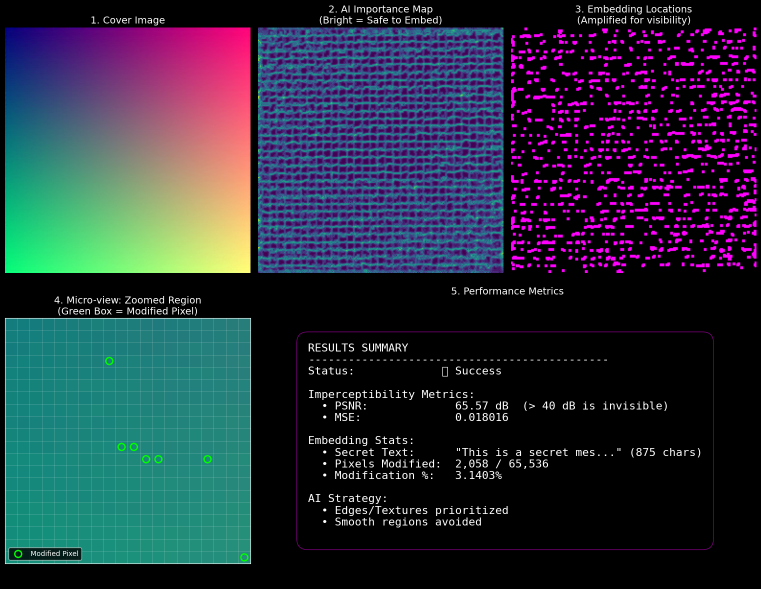
#> input picture text_steganography/scripts/text_stego_viz_result.png, 1522 x 1177 px (shown at 1/2 size); its folder holds only this picture in this run
$ python generate_text_viz.py   (older library calls are emulated)
#> lines starting #> are read from the running program, lines starting #| are printed output that depends on the picture
### text_steganography/ai_guided_lsb/encoder.py
"""
AI-Guided Adaptive LSB Steganography - Encoder Module

This module embeds text into images using AI-guided pixel selection
and adaptive LSB modification.

ENGINEERING JUSTIFICATION:
---------------------------------------------------------------------------
WHY LSB ENSURES CORRECTNESS (vs GANs):

GANs use neural networks to encode/decode, which introduces:
  - Stochastic behavior (different runs = different results)
  - Lossy reconstruction (never 100% accurate)
  - Training dependency (needs .pth files)

LSB (Least Significant Bit) is DETERMINISTIC:
  - Bit is either 0 or 1, extracted exactly as embedded
  - No training, no weights, no randomness
  - 100% GUARANTEED exact text recovery

WHY THIS IS A HYBRID INTELLIGENT SYSTEM:
  - AI-inspired importance map decides WHERE to embed
  - Classical LSB decides HOW to embed
  - Best of both worlds: intelligent + reliable

IMPERCEPTIBILITY IMPROVEMENTS:
  - Minimum importance threshold: Only embed in high-texture pixels
  - Spread embedding: Maximize use of safe regions
  - Skip smooth areas: Where LSB changes are visible
---------------------------------------------------------------------------
"""

import numpy as np
from PIL import Image
from pathlib import Path
from typing import Union, Tuple, Optional

from .importance_model import compute_importance_map, get_pixel_order
from .utils import text_to_bits, validate_capacity, LENGTH_HEADER_BITS


# Minimum importance threshold - pixels below this are NOT used for embedding
# This prevents embedding in smooth regions where LSB changes are visible
# Value 0.05 means we skip the smoothest 5% of pixels (by importance)
MIN_IMPORTANCE_THRESHOLD = 0.05


def encode(
    cover_image_path: Union[str, Path],
    text: str,
    output_path: Union[str, Path],
    bits_per_channel: int = 1,
    save_importance_map: bool = False,
    importance_threshold: float = MIN_IMPORTANCE_THRESHOLD
) -> Tuple[bool, str]:
    """
    Encode text into a cover image using AI-guided adaptive LSB.

    Process:
      1. Load cover image
      2. Compute AI importance map
      3. Filter pixels by importance threshold (skip smooth regions)
      4. Validate text capacity against filtered pixels
      5. Sort filtered pixels by importance (high first)
      6. Embed bits using LSB modification
      7. Save stego image

    Args:
        cover_image_path: Path to cover image (PNG recommended)
        text: Text to hide (supports Unicode)
        output_path: Path to save stego image
        bits_per_channel: LSBs to use per channel (1 or 2)
        save_importance_map: If True, also save importance map visualization
        importance_threshold: Minimum importance for embedding (0-1)
            Higher = more imperceptible but less capacity
            Default 0.05 = skip smoothest 5% of pixels

    Returns:
        (success, message) tuple
    """
    cover_image_path = Path(cover_image_path)
    output_path = Path(output_path)

    # --- Step 1: Load Cover Image ---
    if not cover_image_path.exists():
        return False, f"Cover image not found: {cover_image_path}"

    try:
        with Image.open(cover_image_path) as img:
            cover_img = img.convert('RGB')
            cover_array = np.array(cover_img, dtype=np.uint8)
    except Exception as e:
        return False, f"Failed to load image: {e}"

    # Handle empty text edge case
    if len(text) == 0:
        return False, "Cannot embed empty text. Provide at least one character."

    # --- Step 2: Compute AI Importance Map ---
    importance_map = compute_importance_map(cover_array)

    # Optionally save importance map for visualization
    if save_importance_map:
        from .importance_model import visualize_importance_map
        imp_vis = visualize_importance_map(importance_map)
        imp_path = output_path.parent / f"{output_path.stem}_importance.png"
        Image.fromarray(imp_vis).save(imp_path)

    # --- Step 3: Get Pixel Order with Importance Filtering ---
    pixel_order = get_pixel_order(
        importance_map,
        cover_array.shape,
        min_importance=importance_threshold
    )

    # --- Step 4: Validate Capacity with Filtered Pixels ---
    bits = text_to_bits(text)
    available_bits = len(pixel_order) * bits_per_channel
    required_bits = len(bits)

    if required_bits > available_bits:
        # Calculate how many chars we can actually fit
        usable_bits = available_bits - LENGTH_HEADER_BITS
        max_chars = usable_bits // 8
        return False, (
            f"Text too large for high-quality embedding. "
            f"Need {required_bits} bits but only {available_bits} high-importance pixels available. "
            f"Max ~{max_chars} chars with current image. "
            f"Try a larger or more textured cover image."
        )

    # --- Step 5: Embed Bits Using LSB ---
    stego_array = cover_array.copy()

    for i, bit in enumerate(bits):
        row, col, channel = pixel_order[i]

        # Get current pixel value
        pixel_value = stego_array[row, col, channel]

        if bits_per_channel == 1:
            # Modify LSB only - minimal change for maximum imperceptibility
            stego_array[row, col, channel] = (pixel_value & 0xFE) | bit
        else:
            # Modify 2 LSBs (for higher capacity, lower imperceptibility)
            if i * 2 + 1 < len(bits):
                two_bits = (bits[i * 2] << 1) | bits[i * 2 + 1]
                stego_array[row, col, channel] = (pixel_value & 0xFC) | two_bits

    # --- Step 6: Save Stego Image ---
    try:
        output_path.parent.mkdir(parents=True, exist_ok=True)
        stego_img = Image.fromarray(stego_array)
        stego_img.save(output_path, format='PNG')  # PNG = lossless
    except Exception as e:
        return False, f"Failed to save stego image: {e}"

    # Calculate embedding stats
    pct_used = (len(bits) / len(pixel_order)) * 100
    return True, (
        f"Successfully encoded {len(text)} characters. "
        f"Used {pct_used:.1f}% of high-importance pixels."
    )


# [30 lines left out: function encode_from_file, not called in this run]

### text_steganography/ai_guided_lsb/importance_model.py
"""
AI-Guided Adaptive LSB Steganography - Importance Model

This module generates an AI-inspired importance map using edge detection
and texture analysis to guide adaptive LSB embedding.

ENGINEERING JUSTIFICATION:
---------------------------------------------------------------------------
WHY AI-INSPIRED IMPORTANCE MAPS IMPROVE IMPERCEPTIBILITY:

LSB changes are INVISIBLE in high-texture regions but VISIBLE in smooth regions.
The human visual system (HVS) is less sensitive to changes in:
  - Edges (rapid intensity transitions)
  - Textured areas (high local variance)
  - Noisy regions

By embedding bits ONLY in high-importance (high-texture/edge) pixels,
we make the stego image visually indistinguishable from the original.

METHOD: Sobel Edge Detection + Laplacian Variance
  - Sobel: Detects strong intensity gradients (edges)
  - Laplacian: Measures local texture/contrast
  - Combined: Robust importance score

This is a hybrid intelligent system that uses signal processing heuristics
to optimize embedding locations - achieving the goal of "AI-guided" without
requiring ML training.
---------------------------------------------------------------------------
"""

import cv2
import numpy as np
from typing import Tuple


def compute_importance_map(image: np.ndarray) -> np.ndarray:
    """
    Compute an AI-inspired importance map for adaptive LSB embedding.

    High importance = safe to embed (edges, textures)
    Low importance = avoid (smooth regions)

    Args:
        image: RGB image as numpy array (H, W, 3), dtype uint8

    Returns:
        Importance map (H, W), normalized to [0, 1], dtype float32

    Note:
        This function is DETERMINISTIC - same input always produces same output.

    CRITICAL DESIGN NOTE:
        To ensure encoder and decoder produce IDENTICAL importance maps,
        we quantize pixel values to their MSBs (clear the lower 2 bits).
        This makes the importance map INVARIANT to LSB modifications.
    """
    # CRITICAL: Quantize RGB image BEFORE grayscale conversion
    # This ensures the importance map is completely LSB-invariant
    # Mask: 0xF8 = 11111000 (clears lowest 3 bits from each channel)
    # We use 3 bits because grayscale = 0.299*R + 0.587*G + 0.114*B
    # and the weighted sum of LSB changes could affect grayscale values
    image_quantized = (image & 0xF8).astype(np.uint8)

    # Convert quantized image to grayscale for analysis
    if len(image_quantized.shape) == 3:
        gray = cv2.cvtColor(image_quantized, cv2.COLOR_RGB2GRAY)
    else:
        gray = image_quantized.copy()

    gray = gray.astype(np.float32)

    # --- Component 1: Sobel Edge Detection ---
    # Detects strong horizontal and vertical edges
    sobel_x = cv2.Sobel(gray, cv2.CV_32F, 1, 0, ksize=3)
    sobel_y = cv2.Sobel(gray, cv2.CV_32F, 0, 1, ksize=3)
    sobel_magnitude = np.sqrt(sobel_x**2 + sobel_y**2)

    # Normalize Sobel to [0, 1]
    sobel_norm = sobel_magnitude / (sobel_magnitude.max() + 1e-8)

    # --- Component 2: Laplacian Variance (Local Texture) ---
    # High variance = textured region = good for embedding
    laplacian = cv2.Laplacian(gray, cv2.CV_32F, ksize=3)
    laplacian_abs = np.abs(laplacian)

    # Normalize Laplacian to [0, 1]
    laplacian_norm = laplacian_abs / (laplacian_abs.max() + 1e-8)

    # --- Component 3: Local Variance (Sliding Window) ---
    # Measures texture density in 5x5 neighborhoods
    kernel_size = 5
    mean = cv2.blur(gray, (kernel_size, kernel_size))
    sqr_mean = cv2.blur(gray**2, (kernel_size, kernel_size))
    variance = sqr_mean - mean**2
    variance = np.maximum(variance, 0)  # Ensure non-negative

    # Normalize variance to [0, 1]
    variance_norm = variance / (variance.max() + 1e-8)

    # --- Combine Components ---
    # Weighted combination: edges + texture + variance
    importance = (0.4 * sobel_norm) + (0.35 * laplacian_norm) + (0.25 * variance_norm)

    # Final normalization to [0, 1]
    importance = importance / (importance.max() + 1e-8)

    return importance.astype(np.float32)


def get_pixel_order(
    importance_map: np.ndarray,
    image_shape: Tuple[int, ...],
    min_importance: float = 0.0
) -> np.ndarray:
    """
    Get deterministic pixel ordering based on importance map.

    Pixels are sorted by:
      1. Importance (descending) - embed in high-importance first
      2. Row index (ascending) - tie-breaker for stability
      3. Column index (ascending) - tie-breaker for stability
      4. Channel index (ascending) - R, G, B order

    This STABLE SORT guarantees encoder and decoder pick pixels in EXACT SAME ORDER.

    CRITICAL: We quantize importance to 16-bit integers before sorting to avoid
    floating-point comparison issues that could cause different orderings.

    Args:
        importance_map: (H, W) importance values
        image_shape: (H, W) or (H, W, C)
        min_importance: Minimum importance threshold (0-1).
            Pixels with importance below this are EXCLUDED from the result.
            This improves imperceptibility by avoiding smooth regions.

    Returns:
        Array of shape (N, 3) where each row is (row, col, channel)
        N = number of pixels with importance >= min_importance, times channels
    """
    if len(image_shape) == 3:
        height, width, channels = image_shape
    else:
        height, width = image_shape
        channels = 1

    # CRITICAL: Quantize importance to 16-bit integers for EXACT reproducibility
    # This eliminates floating-point comparison issues
    # We use 65535 levels which is more than enough for sorting
    importance_quantized = (importance_map * 65535).astype(np.int32)
    min_importance_quantized = int(min_importance * 65535)

    # Create index arrays for all pixel-channel combinations
    rows, cols, chans = np.meshgrid(
        np.arange(height),
        np.arange(width),
        np.arange(channels),
        indexing='ij'
    )

    rows = rows.flatten()
    cols = cols.flatten()
    chans = chans.flatten()

    # Get quantized importance value for each pixel (same for all channels)
    importance_values = importance_quantized[rows, cols]

    # IMPERCEPTIBILITY IMPROVEMENT: Filter out low-importance pixels
    # This prevents embedding in smooth regions where LSB changes are visible
    if min_importance > 0:
        mask = importance_values >= min_importance_quantized
        rows = rows[mask]
        cols = cols[mask]
        chans = chans[mask]
        importance_values = importance_values[mask]

    # Create stable sort using lexsort
    # Sort by: (-importance, row, col, channel)
    # Negative importance = descending order (high importance first)
    sort_keys = np.lexsort((chans, cols, rows, -importance_values))

    # Build ordered pixel indices
    pixel_order = np.column_stack((rows[sort_keys], cols[sort_keys], chans[sort_keys]))

    return pixel_order


def visualize_importance_map(importance_map: np.ndarray) -> np.ndarray:
    """
    Convert importance map to a visualizable heatmap.

    Args:
        importance_map: (H, W) normalized importance values

    Returns:
        RGB heatmap image (H, W, 3) as uint8
    """
    # Scale to 0-255
    scaled = (importance_map * 255).astype(np.uint8)

    # Apply colormap (VIRIDIS: dark = low importance, bright = high)
    heatmap = cv2.applyColorMap(scaled, cv2.COLORMAP_VIRIDIS)

    # Convert BGR to RGB
    heatmap = cv2.cvtColor(heatmap, cv2.COLOR_BGR2RGB)

    return heatmap

### text_steganography/ai_guided_lsb/utils.py
"""
AI-Guided Adaptive LSB Steganography - Utilities Module

This module provides text preprocessing utilities for deterministic
text-to-binary and binary-to-text conversion.

ENGINEERING JUSTIFICATION:
- 32-bit length header ensures exact message boundary detection
- UTF-8 encoding ensures Unicode safety (supports all languages)
- No randomness = deterministic decode = 100% exact recovery
"""

import numpy as np
from typing import Tuple


# Fixed length header size (32 bits = supports up to 4GB text)
LENGTH_HEADER_BITS = 32


def text_to_bits(text: str) -> np.ndarray:
    """
    Convert text to binary representation with length header.

    Format: [32-bit length header] + [UTF-8 encoded text bits]

    Args:
        text: Input text string (supports Unicode)

    Returns:
        numpy array of bits (0s and 1s) as uint8

    Example:
        >>> bits = text_to_bits("Hi")
        >>> len(bits)  # 32 (header) + 16 (2 ASCII chars * 8 bits)
        48
    """
    # Encode text to UTF-8 bytes
    text_bytes = text.encode('utf-8')
    text_length = len(text_bytes)

    # Create length header (32-bit, big-endian)
    length_bits = format(text_length, f'0{LENGTH_HEADER_BITS}b')

    # Convert text bytes to bits
    text_bits = ''.join(format(byte, '08b') for byte in text_bytes)

    # Combine: header + text
    all_bits = length_bits + text_bits

    # Convert to numpy array
    return np.array([int(b) for b in all_bits], dtype=np.uint8)


# [93 lines left out: functions bits_to_text, calculate_capacity, validate_capacity, not called in this run]

### text_steganography/scripts/generate_text_viz.py

import os
import sys
import numpy as np
import cv2
import matplotlib.pyplot as plt
import matplotlib.gridspec as gridspec
from PIL import Image

# Add parent directory to path
current_dir = os.path.dirname(os.path.abspath(__file__))
parent_dir = os.path.dirname(current_dir)
sys.path.append(parent_dir)

from ai_guided_lsb.importance_model import compute_importance_map, visualize_importance_map
from ai_guided_lsb.encoder import encode

def generate_text_visualization(cover_path, secret_text, output_image_path):
    print(f"Generating visualization for: {cover_path}")

    # 1. Run Encoding
    stego_path = os.path.join(os.path.dirname(output_image_path), "temp_stego_viz.png")

    print("Running encoding...")
    success, message = encode(
        cover_image_path=cover_path,
        text=secret_text,
        output_path=stego_path,
        bits_per_channel=1,
        save_importance_map=False
    )

    if not success:
        print(f"Encoding failed: {message}")
        return

    # 2. Load Images
    print("Loading image data...")
    cover_img = Image.open(cover_path).convert('RGB')
    cover_array = np.array(cover_img)

    stego_img = Image.open(stego_path).convert('RGB')
    stego_array = np.array(stego_img)

    # 3. Compute Importance Map
    print("Computing importance map...")
    importance_map = compute_importance_map(cover_array)
    heatmap = visualize_importance_map(importance_map)

    # 4. Compute Differences
    diff = np.abs(stego_array.astype(int) - cover_array.astype(int))
    diff_mask = np.sum(diff, axis=2) > 0 # Where any channel changed

    # 5. Create Visualization
    print("Creating plots...")
    plt.style.use('dark_background')

    fig = plt.figure(figsize=(16, 12))
    gs = gridspec.GridSpec(2, 3)

    # --- Plot A: Original Image ---
    ax1 = fig.add_subplot(gs[0, 0])
    ax1.imshow(cover_array)
    ax1.set_title("1. Cover Image", fontsize=14, color='white')
    ax1.axis('off')

    # --- Plot B: Importance Map ---
    ax2 = fig.add_subplot(gs[0, 1])
    ax2.imshow(heatmap)
    ax2.set_title("2. AI Importance Map\n(Bright = Safe to Embed)", fontsize=14, color='white')
    ax2.axis('off')

    # --- Plot C: Difference Map (Amplified) ---
    ax3 = fig.add_subplot(gs[0, 2])
    # Create an RGB image where changed pixels are bright pink
    diff_viz = np.zeros_like(cover_array)
    diff_viz[diff_mask] = [255, 0, 255] # Magenta for changes

    # Dilate slightly to make individual pixels visible if they are sparse
    kernel = np.ones((3,3), np.uint8)
    diff_viz = cv2.dilate(diff_viz, kernel, iterations=1)

    ax3.imshow(diff_viz)
    ax3.set_title("3. Embedding Locations\n(Amplified for visibility)", fontsize=14, color='white')
    ax3.axis('off')

    # --- Plot D: Zoomed LSB Details ---
    ax4 = fig.add_subplot(gs[1, 0])

    # Find a region with changes to zoom into
    rows, cols = np.where(diff_mask)
    if len(rows) > 0:
        # Pick a center point
        center_idx = len(rows) // 2
        cy, cx = rows[center_idx], cols[center_idx]

        # Define window (20x20 pixels)
        window = 10
        y1, y2 = max(0, cy-window), min(cover_array.shape[0], cy+window)
        x1, x2 = max(0, cx-window), min(cover_array.shape[1], cx+window)

        zoom_patch = cover_array[y1:y2, x1:x2].copy()

        # Draw boxes around modified pixels
        ax4.imshow(zoom_patch)

        # Overlay highlights
        patch_diff = diff_mask[y1:y2, x1:x2]
        py, px = np.where(patch_diff)

        ax4.scatter(px, py, s=100, facecolors='none', edgecolors='lime', linewidth=2, label='Modified Pixel')

        ax4.set_title(f"4. Micro-view: Zoomed Region\n(Green Box = Modified Pixel)", fontsize=14)
        ax4.legend(loc='lower left', fontsize=10)
        # Add grid lines
        ax4.set_xticks(np.arange(-.5, (x2-x1), 1), minor=True)
        ax4.set_yticks(np.arange(-.5, (y2-y1), 1), minor=True)
        ax4.grid(which='minor', color='w', linestyle='-', linewidth=0.5, alpha=0.3)
        ax4.tick_params(which='minor', bottom=False, left=False) # Hide minor ticks
        ax4.set_xticks([]) # Hide major ticks
        ax4.set_yticks([])
    else:
        ax4.text(0.5, 0.5, "No pixels modified", ha='center', va='center')

    # --- Plot E: Histogram / Metrics ---
    ax5 = fig.add_subplot(gs[1, 1:]) # Span 2 columns
    ax5.axis('off')

    # Calculate Metrics
    mse = np.mean((cover_array.astype(float) - stego_array.astype(float)) ** 2)
    psnr = 10 * np.log10(255**2 / mse) if mse > 0 else 100
    pixels_modified = np.sum(diff_mask)
    total_pixels = cover_array.shape[0] * cover_array.shape[1]

    text_str = (
        f"RESULTS SUMMARY\n"
        f"---------------------------------------------\n"
        f"Status:             ✅ Success\n\n"
        f"Imperceptibility Metrics:\n"
        f"  • PSNR:             {psnr:.2f} dB  (> 40 dB is invisible)\n"
        f"  • MSE:              {mse:.6f}\n\n"
        f"Embedding Stats:\n"
        f"  • Secret Text:      \"{secret_text[:20]}...\" ({len(secret_text)} chars)\n"
        f"  • Pixels Modified:  {pixels_modified:,} / {total_pixels:,}\n"
        f"  • Modification %:   {(pixels_modified/total_pixels)*100:.4f}%\n\n"
        f"AI Strategy:\n"
        f"  • Edges/Textures prioritized\n"
        f"  • Smooth regions avoided\n"
    )

    ax5.text(0.1, 0.5, text_str, fontsize=16, family='monospace', color='white',
             bbox=dict(facecolor='black', alpha=0.5, edgecolor='magenta', boxstyle='round,pad=1'),
             transform=ax5.transAxes, va='center')
    ax5.set_title("5. Performance Metrics", fontsize=14)

    plt.tight_layout()
    plt.savefig(output_image_path, dpi=100, bbox_inches='tight')
    print(f"Visualization saved to: {output_image_path}")

    # Cleanup
    if os.path.exists(stego_path):
        os.remove(stego_path)

if __name__ == "__main__":
    # Define paths
    base_dir = r"c:\MajorP\text_steganography"
    cover_file = os.path.join(base_dir, "sample1.png")

    if not os.path.exists(cover_file):
        # Fallback if sample1 doesn't exist, try looking in test_data or creating a dummy
        print(f"Warning: {cover_file} not found.")
        # Try to find any png
        for root, dirs, files in os.walk(base_dir):
            for file in files:
                if file.endswith(".png") and "output" not in file:
                    cover_file = os.path.join(root, file)
                    break
            if os.path.exists(cover_file): break

    if not os.path.exists(cover_file):
        print("Error: No suitable PNG cover image found.")
        sys.exit(1)

    # Longer secret text to ensure we use enough pixels to be visible
    secret_text = (
        "This is a secret message demonstrating AI-Guided LSB Steganography. "
        "The system selects high-texture regions to hide this text, "
        "ensuring it remains invisible to the naked eye. " * 5
    )

    output_img = os.path.join(base_dir, "scripts", "text_stego_viz_result.png")
    os.makedirs(os.path.dirname(output_img), exist_ok=True)

    generate_text_visualization(cover_file, secret_text, output_img)
#> in encode, img is the input picture: PIL image 1522x1177 RGBA; mean R, G, B, A 39.6, 47.9, 59.3, 255
#> in compute_importance_map, `gray = cv2.cvtColor(image_quantized, cv2.COLOR_RGB2GRAY)`:
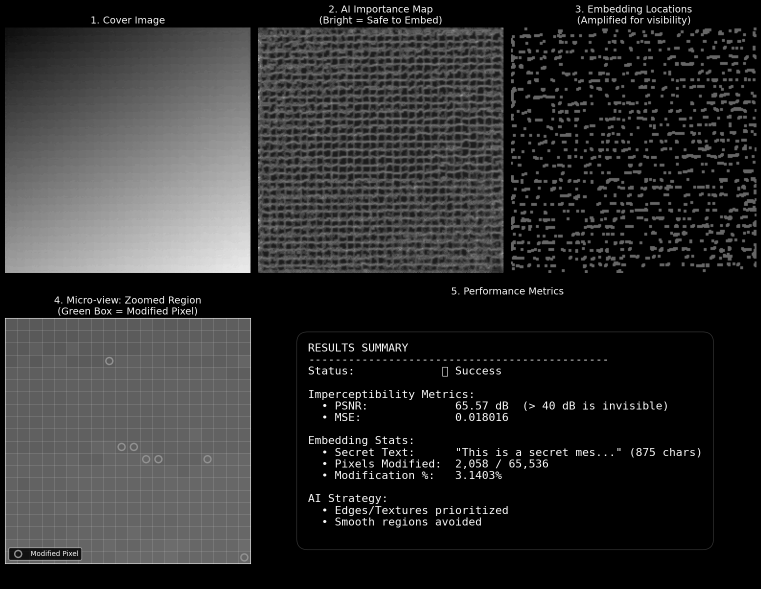
#> gray: shape (1177, 1522) (shown at 1/2 size); min 0, max 248, mean 45.1
#> in compute_importance_map, `sobel_x = cv2.Sobel(gray, cv2.CV_32F, 1, 0, ksize=3)`:
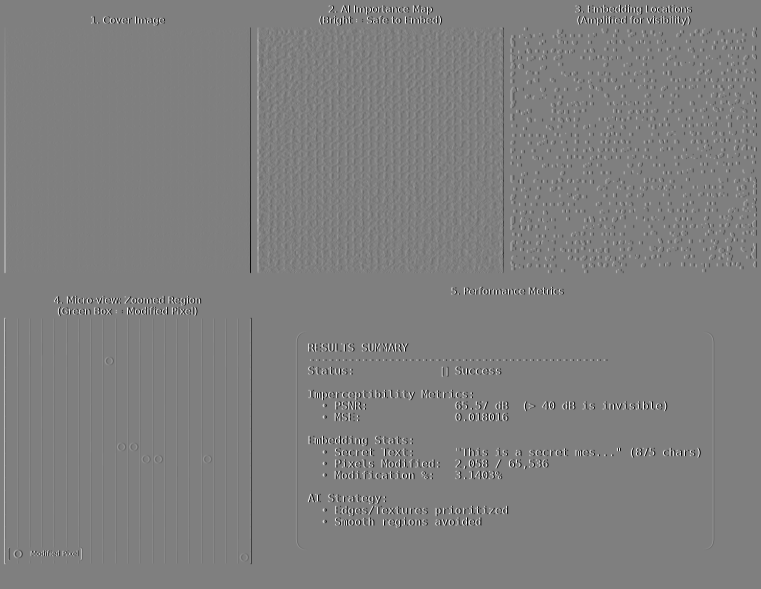
#> sobel_x: shape (1177, 1522) float32 (shown at 1/2 size); min -992, max 992, mean 0; drawn with min black and max white
#> (the rest of the program and of its run is left out)
